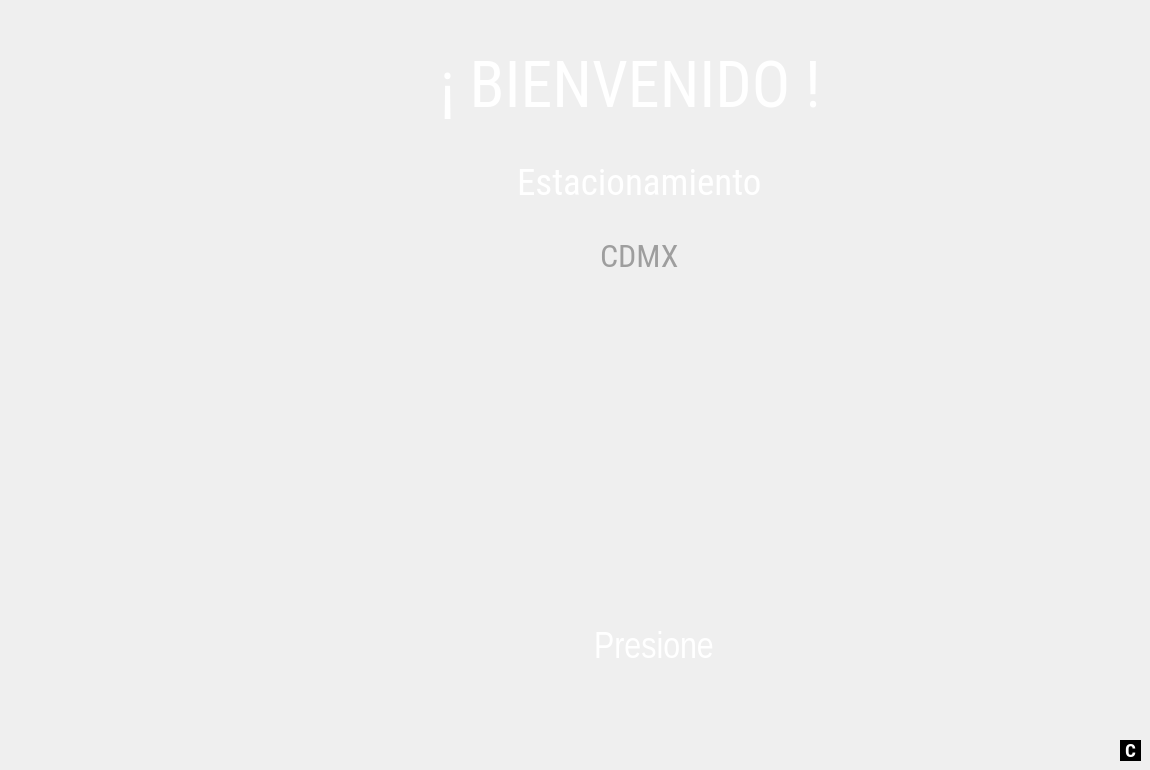
   <widget class="QWidget" name="page">
    <widget class="QLabel" name="label_27">
     <property name="geometry">
      <rect>
       <x>530</x>
       <y>330</y>
       <width>251</width>
       <height>241</height>
      </rect>
     </property>
     <property name="styleSheet">
      <string notr="true">background-color:transparent;</string>
     </property>
     <property name="text">
      <string/>
     </property>
     <property name="pixmap">
      <pixmap>../../cajeroF/iconos/pb2.png</pixmap>
     </property>
     <property name="scaledContents">
      <bool>true</bool>
     </property>
    </widget>
    <widget class="QWidget" name="layoutWidget_2">
     <property name="geometry">
      <rect>
       <x>270</x>
       <y>230</y>
       <width>751</width>
       <height>51</height>
      </rect>
     </property>
     <layout class="QGridLayout" name="gridLayout_3">
      <item row="0" column="3">
       <widget class="QLabel" name="label_4">
        <property name="text">
         <string/>
        </property>
       </widget>
      </item>
      <item row="0" column="0">
       <spacer name="horizontalSpacer_5">
        <property name="orientation">
         <enum>Qt::Horizontal</enum>
        </property>
        <property name="sizeHint" stdset="0">
         <size>
          <width>40</width>
          <height>20</height>
         </size>
        </property>
       </spacer>
      </item>
      <item row="0" column="2">
       <spacer name="horizontalSpacer_6">
        <property name="orientation">
         <enum>Qt::Horizontal</enum>
        </property>
        <property name="sizeHint" stdset="0">
         <size>
          <width>40</width>
          <height>20</height>
         </size>
        </property>
       </spacer>
      </item>
      <item row="0" column="1">
       <widget class="QLabel" name="nomLoc">
        <property name="font">
         <font>
          <family>Roboto Condensed</family>
          <pointsize>24</pointsize>
          <weight>50</weight>
          <italic>false</italic>
          <bold>false</bold>
         </font>
        </property>
        <property name="styleSheet">
         <string notr="true">background-color:transparent;
color:rgb(158, 158, 158)</string>
        </property>
        <property name="text">
         <string>CDMX</string>
        </property>
       </widget>
      </item>
     </layout>
    </widget>
    <widget class="QWidget" name="layoutWidget_3">
     <property name="geometry">
      <rect>
       <x>270</x>
       <y>150</y>
       <width>751</width>
       <height>65</height>
      </rect>
     </property>
     <layout class="QGridLayout" name="gridLayout_4">
      <item row="0" column="3">
       <widget class="QLabel" name="label_5">
        <property name="text">
         <string/>
        </property>
       </widget>
      </item>
      <item row="0" column="0">
       <spacer name="horizontalSpacer_7">
        <property name="orientation">
         <enum>Qt::Horizontal</enum>
        </property>
        <property name="sizeHint" stdset="0">
         <size>
          <width>40</width>
          <height>20</height>
         </size>
        </property>
       </spacer>
      </item>
      <item row="0" column="1">
       <widget class="QLabel" name="nomPlaza">
        <property name="font">
         <font>
          <family>Roboto Condensed</family>
          <pointsize>28</pointsize>
          <weight>50</weight>
          <italic>false</italic>
          <bold>false</bold>
         </font>
        </property>
        <property name="styleSheet">
         <string notr="true">background-color:transparent;
color:rgb(0, 0, 0);
color:rgb(255, 255, 255)</string>
        </property>
        <property name="text">
         <string>Estacionamiento</string>
        </property>
       </widget>
      </item>
      <item row="0" column="2">
       <spacer name="horizontalSpacer_8">
        <property name="orientation">
         <enum>Qt::Horizontal</enum>
        </property>
        <property name="sizeHint" stdset="0">
         <size>
          <width>40</width>
          <height>20</height>
         </size>
        </property>
       </spacer>
      </item>
     </layout>
    </widget>
    <widget class="QLabel" name="nplaza">
     <property name="geometry">
      <rect>
       <x>320</x>
       <y>40</y>
       <width>621</width>
       <height>91</height>
      </rect>
     </property>
     <property name="font">
      <font>
       <family>Roboto Condensed</family>
       <pointsize>48</pointsize>
       <weight>50</weight>
       <italic>false</italic>
       <bold>false</bold>
      </font>
     </property>
     <property name="styleSheet">
      <string notr="true">color:rgb(0, 0, 0);
color:rgb(255, 255, 255)</string>
     </property>
     <property name="text">
      <string>&lt;html&gt;&lt;head/&gt;&lt;body&gt;&lt;p align=&quot;center&quot;&gt;¡ BIENVENIDO !&lt;/p&gt;&lt;/body&gt;&lt;/html&gt;</string>
     </property>
    </widget>
    <widget class="QWidget" name="layoutWidget_11">
     <property name="geometry">
      <rect>
       <x>330</x>
       <y>580</y>
       <width>661</width>
       <height>143</height>
      </rect>
     </property>
     <layout class="QGridLayout" name="gridLayout_12">
      <item row="0" column="2">
       <spacer name="horizontalSpacer_24">
        <property name="orientation">
         <enum>Qt::Horizontal</enum>
        </property>
        <property name="sizeHint" stdset="0">
         <size>
          <width>40</width>
          <height>20</height>
         </size>
        </property>
       </spacer>
      </item>
      <item row="0" column="3">
       <widget class="QLabel" name="label_9">
        <property name="text">
         <string/>
        </property>
       </widget>
      </item>
      <item row="0" column="0">
       <spacer name="horizontalSpacer_23">
        <property name="orientation">
         <enum>Qt::Horizontal</enum>
        </property>
        <property name="sizeHint" stdset="0">
         <size>
          <width>40</width>
          <height>20</height>
         </size>
        </property>
       </spacer>
      </item>
      <item row="0" column="1">
       <widget class="QLabel" name="lpress2">
        <property name="font">
         <font>
          <family>Liberation Sans Narrow</family>
          <pointsize>28</pointsize>
          <weight>50</weight>
          <italic>false</italic>
          <bold>false</bold>
         </font>
        </property>
        <property name="styleSheet">
         <string notr="true">background-color:transparent;

color:rgb(255, 255, 255)</string>
        </property>
        <property name="text">
         <string>&lt;html&gt;&lt;head/&gt;&lt;body&gt;&lt;p align=&quot;center&quot;&gt;Presione&lt;/p&gt;&lt;/body&gt;&lt;/html&gt;</string>
        </property>
       </widget>
      </item>
     </layout>
    </widget>
    <widget class="QPushButton" name="bpanelconf">
     <property name="geometry">
      <rect>
       <x>1120</x>
       <y>740</y>
       <width>21</width>
       <height>21</height>
      </rect>
     </property>
     <property name="font">
      <font>
       <family>Roboto Condensed</family>
       <pointsize>14</pointsize>
       <weight>75</weight>
       <italic>false</italic>
       <bold>true</bold>
      </font>
     </property>
     <property name="styleSheet">
      <string notr="true">background-color:rgb(0, 0, 0);
color:rgb(255, 255, 255);
border-radius:130%</string>
     </property>
     <property name="text">
      <string>C</string>
     </property>
     <property name="iconSize">
      <size>
       <width>128</width>
       <height>128</height>
      </size>
     </property>
    </widget>
   </widget>
